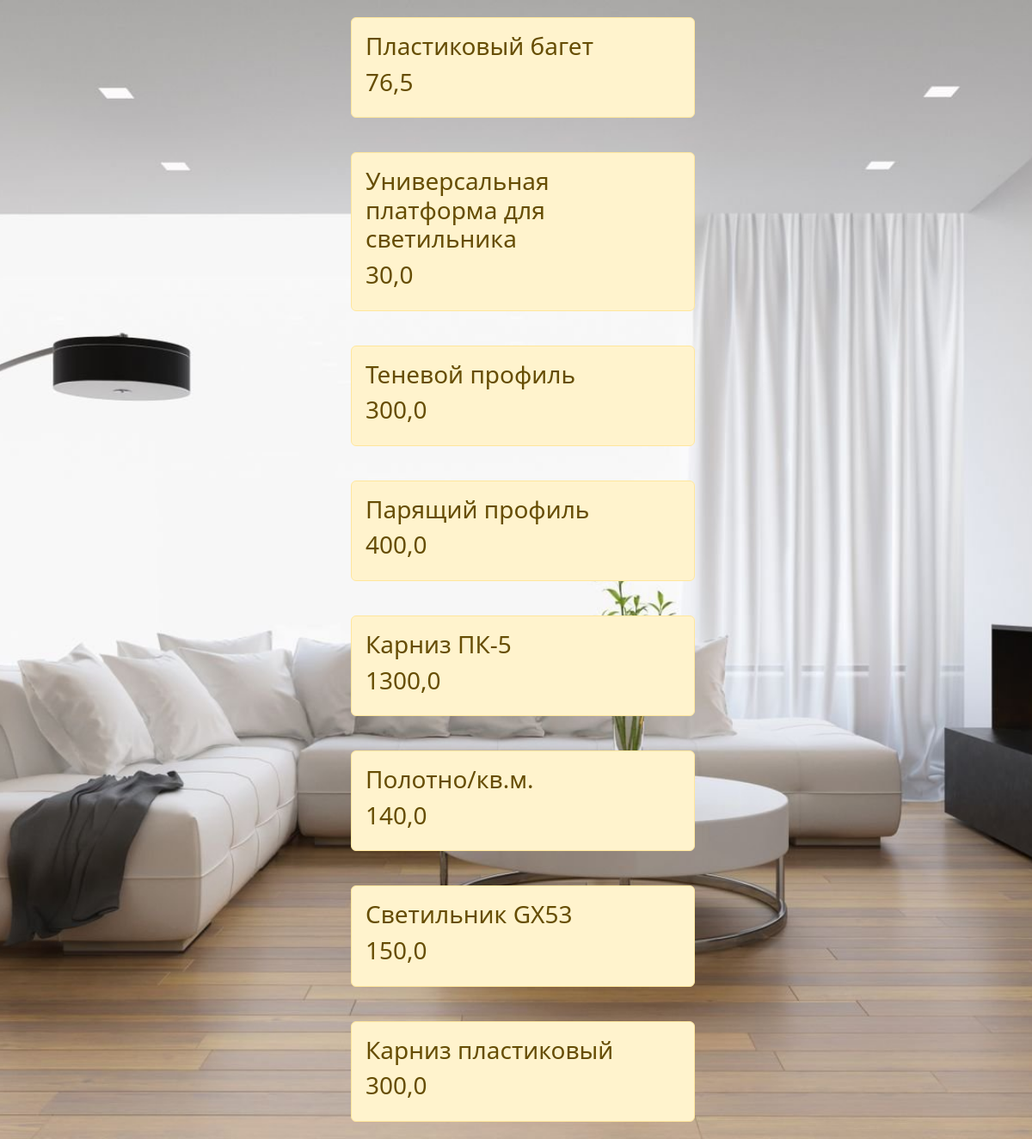
Page /news/ on the committed database.
### news/models.py (models this page shows, shortened)
class Price(models.Model):
    title = models.CharField('Наименование', max_length=50)
    price = models.FloatField('Цена')
    class Meta:
        verbose_name = 'Прайс'
        verbose_name_plural = 'Прайс'

### news/views.py (the view)
# urls.py: path('', views.news_home, name='price')
def news_home(request):
    price = Price.objects.all()
    return render(request, 'news/news_home.html', {'price':price})

### news/templates/news/news_home.html (shortened to what this page needs)
{% extends 'main/template_first.html' %}
{% block content %}
    <div>
        {% for el in price %}
            <div class="alert alert-warning">
                <h3>{{ el.title }}</h3>
                <h3> {{ el.price }}</h3>
            </div>
        {% endfor %}
    </div>
{% endblock%}

### main/templates/main/template_first.html (shortened to what this page needs)
{% load static %}
<!doctype html>
<html lang="en">
<head>
    <link rel="stylesheet" href="https://cdn.jsdelivr.net/npm/bootstrap@5.3.2/dist/css/bootstrap.min.css">
    <link rel="stylesheet" href="{% static 'main/css/main.css' %}">
    <link rel="stylesheet" href="https://cdn.jsdelivr.net/npm/@fortawesome/fontawesome-free@6.4.2/css/fontawesome.min.css">
</head>
<body>
    <main>
        {% block content %}
        {% endblock %}
    </main>
</body>
</html>

### main/static/main/css/main.css (style rules this page uses)
body { padding: 0; margin: 0; }
.alert-warning { float: left; clear; both; width: 400px; margin: 20px 34%; text-align: left; }

### rows in the picture
Price: title "Пластиковый багет", price "76,5"
Price: title "Универсальная платформа для светильника", price "30,0"
Price: title "Теневой профиль", price "300,0"
Price: title "Парящий профиль", price "400,0"
Price: title "Карниз ПК-5", price "1300,0"
Price: title "Полотно/кв.м.", price "140,0"
Price: title "Светильник GX53", price "150,0"
Price: title "Карниз пластиковый", price "300,0"
